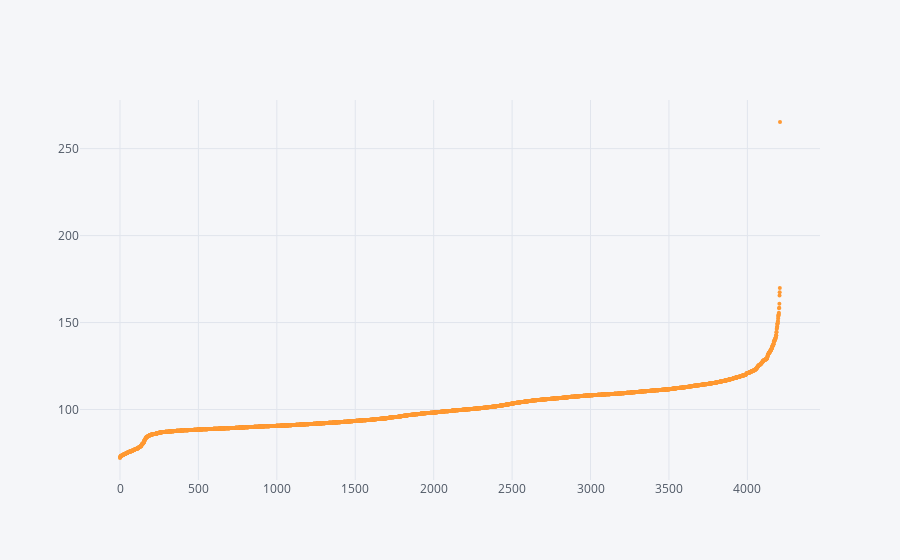

Notebook code cell kept with this figure:
### Code cell
train.y.sort_values().reset_index(drop = True).iplot(kind = 'scatter', mode = 'markers', size = 4)

### Figure 1 — Plotly figure (JSON) as saved in the notebook; plotly's stock layout.template omitted (floating-point values rounded to 4 significant figures; data arrays with more than 128 entries replaced by an {"elided": "..."} marker saying what was removed)
{"data": [{"line": {"color": "rgba(255, 153, 51, 1.0)", "dash": "solid", "width": 1.3}, "marker": {"size": 4, "symbol": "dot"}, "mode": "markers", "name": "y", "text": "", "type": "scatter", "x": {"elided": "4209 int values"}, "y": {"elided": "4209 float values"}}], "layout": {"legend": {"bgcolor": "#F5F6F9", "font": {"color": "#4D5663"}}, "paper_bgcolor": "#F5F6F9", "plot_bgcolor": "#F5F6F9", "titlefont": {"color": "#4D5663"}, "xaxis1": {"gridcolor": "#E1E5ED", "showgrid": true, "tickfont": {"color": "#4D5663"}, "title": "", "titlefont": {"color": "#4D5663"}, "zerolinecolor": "#E1E5ED"}, "yaxis1": {"gridcolor": "#E1E5ED", "showgrid": true, "tickfont": {"color": "#4D5663"}, "title": "", "titlefont": {"color": "#4D5663"}, "zerolinecolor": "#E1E5ED"}}}
